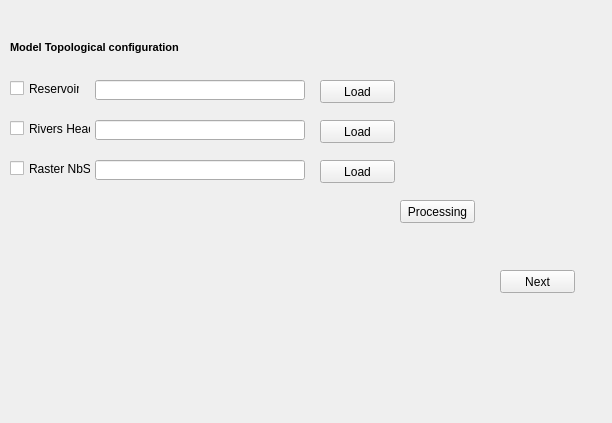
            <widget class="QWidget" name="page_3">
             <property name="geometry">
              <rect>
               <x>0</x>
               <y>0</y>
               <width>612</width>
               <height>423</height>
              </rect>
             </property>
             <attribute name="label">
              <string>Step 3 - Topology</string>
             </attribute>
             <widget class="QLineEdit" name="Path_Raster_Nbs">
              <property name="geometry">
               <rect>
                <x>95</x>
                <y>160</y>
                <width>210</width>
                <height>20</height>
               </rect>
              </property>
             </widget>
             <widget class="QPushButton" name="Button_Load_Embalse">
              <property name="geometry">
               <rect>
                <x>320</x>
                <y>80</y>
                <width>75</width>
                <height>23</height>
               </rect>
              </property>
              <property name="text">
               <string>Load</string>
              </property>
             </widget>
             <widget class="QPushButton" name="Button_Load_NbS">
              <property name="geometry">
               <rect>
                <x>320</x>
                <y>160</y>
                <width>75</width>
                <height>23</height>
               </rect>
              </property>
              <property name="text">
               <string>Load</string>
              </property>
             </widget>
             <widget class="QPushButton" name="Button_Run_Topo">
              <property name="geometry">
               <rect>
                <x>400</x>
                <y>200</y>
                <width>75</width>
                <height>23</height>
               </rect>
              </property>
              <property name="text">
               <string>Processing</string>
              </property>
             </widget>
             <widget class="QCheckBox" name="Check_Cabeceras">
              <property name="geometry">
               <rect>
                <x>10</x>
                <y>120</y>
                <width>81</width>
                <height>17</height>
               </rect>
              </property>
              <property name="text">
               <string>Rivers Heads</string>
              </property>
             </widget>
             <widget class="QCheckBox" name="Check_Nbs">
              <property name="geometry">
               <rect>
                <x>10</x>
                <y>160</y>
                <width>81</width>
                <height>17</height>
               </rect>
              </property>
              <property name="text">
               <string>Raster NbS</string>
              </property>
             </widget>
             <widget class="QPushButton" name="Button_Load_Cabeceras">
              <property name="geometry">
               <rect>
                <x>320</x>
                <y>120</y>
                <width>75</width>
                <height>23</height>
               </rect>
              </property>
              <property name="text">
               <string>Load</string>
              </property>
             </widget>
             <widget class="QLabel" name="label_14">
              <property name="geometry">
               <rect>
                <x>10</x>
                <y>40</y>
                <width>351</width>
                <height>16</height>
               </rect>
              </property>
              <property name="font">
               <font>
                <pointsize>8</pointsize>
                <weight>75</weight>
                <bold>true</bold>
               </font>
              </property>
              <property name="text">
               <string>&lt;html&gt;&lt;head/&gt;&lt;body&gt;&lt;p&gt;Model Topological configuration&lt;/p&gt;&lt;/body&gt;&lt;/html&gt;</string>
              </property>
             </widget>
             <widget class="QLineEdit" name="Path_Shp_Embalse">
              <property name="geometry">
               <rect>
                <x>95</x>
                <y>80</y>
                <width>210</width>
                <height>20</height>
               </rect>
              </property>
             </widget>
             <widget class="QCheckBox" name="Check_Embalse">
              <property name="geometry">
               <rect>
                <x>10</x>
                <y>80</y>
                <width>70</width>
                <height>17</height>
               </rect>
              </property>
              <property name="text">
               <string>Reservoir</string>
              </property>
             </widget>
             <widget class="QLineEdit" name="Path_Shp_Cabeceras">
              <property name="geometry">
               <rect>
                <x>95</x>
                <y>120</y>
                <width>210</width>
                <height>20</height>
               </rect>
              </property>
             </widget>
             <widget class="QPushButton" name="Button_Step_3">
              <property name="geometry">
               <rect>
                <x>500</x>
                <y>270</y>
                <width>75</width>
                <height>23</height>
               </rect>
              </property>
              <property name="text">
               <string>Next</string>
              </property>
             </widget>
            </widget>
